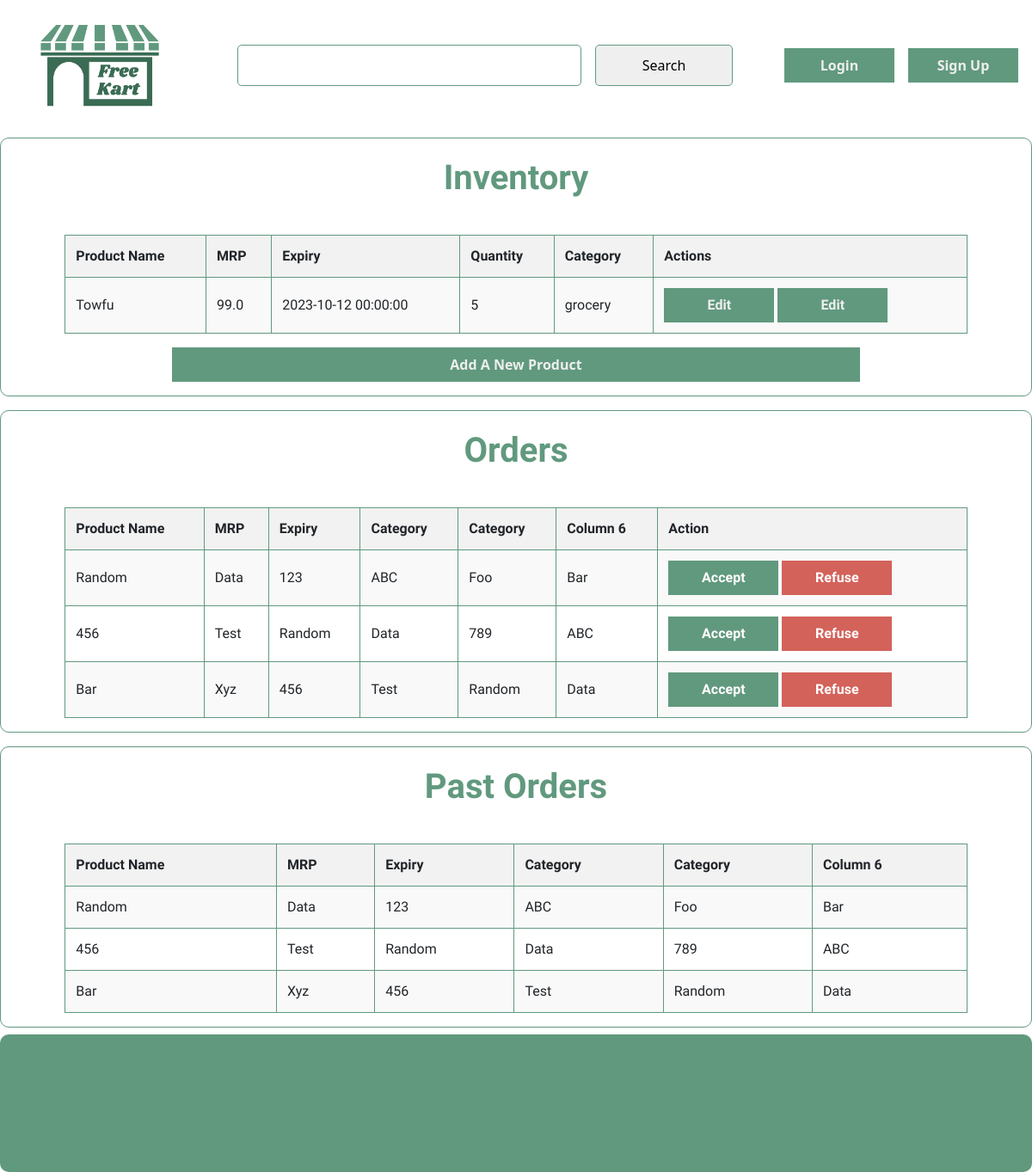
The page /dashboard/ (signed in) on the database as committed earlier.
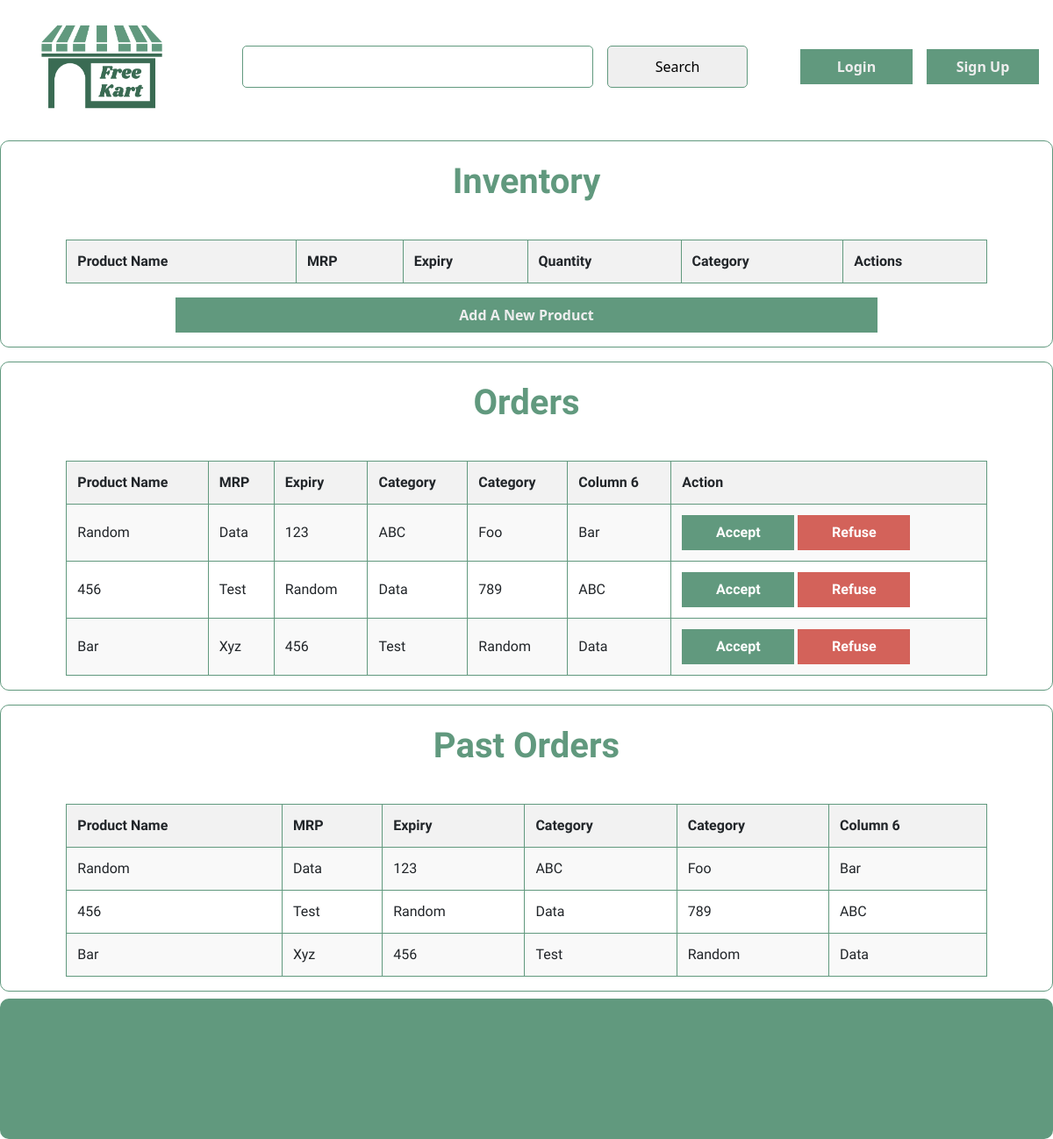
The same page on the database as committed later.
### models.py (models this page shows, shortened)
class Product(db.Model):
    __tablename__ = "products"
    id = db.Column(db.Integer, primary_key=True, autoincrement=True)
    expiry = db.Column(db.DateTime, nullable=False)
    pic = db.Column(db.String(50), nullable=False, default="")
    name = db.Column(db.String(50), nullable=False)
    quantity = db.Column(db.Integer, nullable=False)
    price = db.Column(db.Float, nullable=False)
    category = db.Column(db.String(25), nullable=False)
    seller_id = db.Column(db.Integer, db.ForeignKey('sellers.id'), nullable=False)

### routes/core.py (the view)
@core.route("/dashboard/")
def dashboard():
    seller = auth_seller()
    if not seller:
        return redirect(url_for('core.root'))
    return render_template("dashboard.html", seller=seller)

### routes/core.py (called while the page is built)
def auth_seller():
    if 'user_id' not in session or 'type' not in session or session['type'] != 'seller':
        return None
    seller = Seller.query.get(session['user_id'])
    if not seller:
        return None
    return seller

### templates/dashboard.html
{% extends "base.html" %}
{% block head %}
<link rel="stylesheet" href="{{
    url_for('static', filename = 'css/dashboard.css')
}}">
{% endblock %}
{% block content %}
<inventory>
    <div class="display">
        <div class="heading">
   Inventory
        </div>
        <div class="products">
            <table>
                <tr>
                    <th>Product Name</th>
                    <th>MRP</th>
                    <th>Expiry</th>
                    <th>Quantity</th>
                    <th>Category</th>
                    <th>Actions</th>
                </tr>
                {% for product in seller.products %}
                <tr>
                    <td>{{ product.name }}</td>
                    <td>{{ product.price }}</td>
                    <td>{{ product.expiry }}</td>
                    <td>{{ product.quantity }}</td>
                    <td>{{ product.category }}</td>
                    <td>
                      <button onlick="window.location = '/dashboard/edit/{{ product.id }}'">Edit</button>
                      <button onlick="window.location = '/dashboard/delete/{{ product.id }}'">Edit</button>
                    </td>
                </tr>
                {% endfor %}
            </table>
        </div>
        <div class="add">
            <button id = 'add' onclick="window.location = '/dashboard/add'">
                Add A New Product
            </button>
        </div>
    </div>
    <div class="display">
        <div class="heading">
          Orders
        </div>
        <div class="products">
    <table>
        <tr>
            <th>Product Name</th>
            <th>MRP</th>
            <th>Expiry</th>
            <th>Category</th>
            <th>Category</th>
            <th>Column 6</th>
            <th>Action</th>
        </tr>
        <tr>
            <td>Random</td>
            <td>Data</td>
            <td>123</td>
            <td>ABC</td>
            <td>Foo</td>
            <td>Bar</td>
            <td class="action-buttons">
                <button class="accept-btn">Accept</button>
                <button class="refuse-btn">Refuse</button>
            </td>
        </tr>
        <tr>
            <td>456</td>
            <td>Test</td>
            <td>Random</td>
            <td>Data</td>
            <td>789</td>
            <td>ABC</td>
            <td class="action-buttons">
                <button class="accept-btn">Accept</button>
                <button class="refuse-btn">Refuse</button>
            </td>
        </tr>
        <tr>
            <td>Bar</td>
            <td>Xyz</td>
            <td>456</td>
            <td>Test</td>
            <td>Random</td>
            <td>Data</td>
            <td class="action-buttons">
                <button class="accept-btn">Accept</button>
                <button class="refuse-btn">Refuse</button>
            </td>
        </tr>
    </table>
        </div>
      </div>
    <div class="display">
        <div class="heading">
          Past Orders
        </div>
        <div class="products">
            <table>
                <tr>
                    <th>Product Name</th>
                    <th>MRP</th>
                    <th>Expiry</th>
                    <th>Category</th>
                    <th>Category</th>
                    <th>Column 6</th>
                </tr>
                <tr>
                    <td>Random</td>
                    <td>Data</td>
                    <td>123</td>
                    <td>ABC</td>
                    <td>Foo</td>
                    <td>Bar</td>
                </tr>
                <tr>
                    <td>456</td>
                    <td>Test</td>
                    <td>Random</td>
                    <td>Data</td>
                    <td>789</td>
                    <td>ABC</td>
                </tr>
                <tr>
                    <td>Bar</td>
                    <td>Xyz</td>
                    <td>456</td>
                    <td>Test</td>
                    <td>Random</td>
                    <td>Data</td>
                </tr>
            </table>
        </div>
      </div>
</inventory>
{% endblock %}

Rows that differ between the two databases and show on the page:
removed Product: name "Towfu", price "99.0", expiry "2023-10-12 00:00:00", quantity "5", category "grocery"
